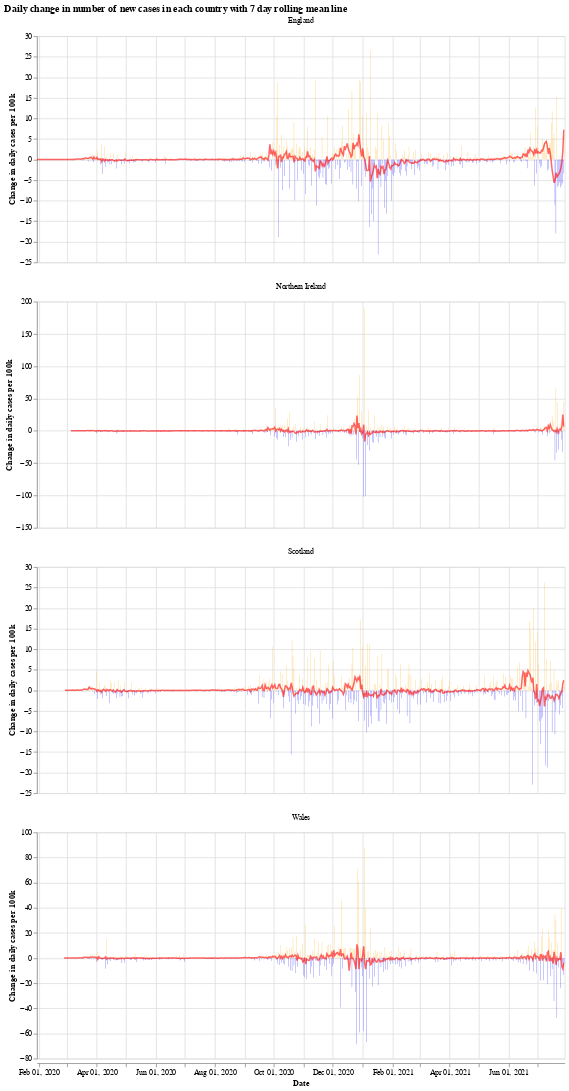

Notebook source saved alongside this figure:
### Markdown cell above
We will use the Python library `Altair` for visualising the data, see the [altair docs](https://altair-viz.github.io/) for more information.

First we have a graph which shows the daily change in the number of new cases for each country. This number jumps up and down all over the place, which is likely due to delay in reporting of new cases over the weekend. Another interesting thing is that it looks like the daily cases in Wales experienced a much shorter period of calm over the summer (calm in the sense of daily cases not jumping up and down).

The orange bars are days when the number of new cases (per 100k population) was more than the previous day, while the blue are days when the number of new cases dropped. The red line is the 7 day moving average. 

When the moving average line is below 0, it means that there is a consistent drop in new cases. We can see this clearly happening around the times that lockdowns were introduced (though, to varying degrees). I will update the graphs soon with a marker of when each lockdown started.

### Code cell
# collapse
import altair as alt

bars = alt.Chart(uk_cases).mark_bar().encode(
    x=alt.X("yearmonthdate(date):T", axis=alt.Axis(title='Date')),
    y=alt.Y("casesChangeRate:Q", axis=alt.Axis(title='Change in daily cases per 100k')),
    tooltip='casesChange',
    color=alt.condition(
        alt.datum.casesChangeRate > 0,
        alt.value("orange"),  # The positive color
        alt.value("blue")  # The negative color
    )
).properties(title='Daily change in number of new cases with 7 day rolling mean',width=700).interactive()

line = alt.Chart(uk_cases).mark_line(
    color='red',
    size=2,
    opacity=0.6
).transform_window(
    rolling_mean='mean(casesChangeRate)',
    frame=[0, 7],
    groupby=['areaName']
).encode(
    x='yearmonthdate(date):T',
    y='rolling_mean:Q'
)

alt.layer(bars, line, data=uk_cases).facet(alt.Column(
    'areaName', title=''), columns=1).resolve_scale(y='independent').properties(title='Daily change in number of new cases in each country with 7 day rolling mean line')

### Figure 1 — Vega-Lite specification as saved in the notebook (floating-point values rounded to 4 significant figures; data arrays with more than 128 entries replaced by an {"elided": "..."} marker saying what was removed)
{"config": {"view": {"continuousWidth": 400, "continuousHeight": 300}}, "data": {"name": "data-d5cca6eb8d00af47c8205f64fc2010d1"}, "facet": {"type": "nominal", "field": "areaName", "title": ""}, "spec": {"layer": [{"mark": "bar", "encoding": {"color": {"condition": {"value": "orange", "test": "(datum.casesChangeRate > 0)"}, "value": "blue"}, "tooltip": {"type": "quantitative", "field": "casesChange"}, "x": {"type": "temporal", "axis": {"title": "Date"}, "field": "date", "timeUnit": "yearmonthdate"}, "y": {"type": "quantitative", "axis": {"title": "Change in daily cases per 100k"}, "field": "casesChangeRate"}}, "selection": {"selector001": {"type": "interval", "bind": "scales", "encodings": ["x", "y"]}}, "title": "Daily change in number of new cases with 7 day rolling mean", "width": 700}, {"mark": {"type": "line", "color": "red", "opacity": 0.6, "size": 2}, "encoding": {"x": {"type": "temporal", "field": "date", "timeUnit": "yearmonthdate"}, "y": {"type": "quantitative", "field": "rolling_mean"}}, "transform": [{"window": [{"op": "mean", "field": "casesChangeRate", "as": "rolling_mean"}], "frame": [0, 7], "groupby": ["areaName"]}]}]}, "columns": 1, "resolve": {"scale": {"y": "independent"}}, "title": "Daily change in number of new cases in each country with 7 day rolling mean line", "$schema": "https://vega.github.io/schema/vega-lite/v4.8.1.json", "datasets": {"data-d5cca6eb8d00af47c8205f64fc2010d1": {"elided": "2092 records"}}}
